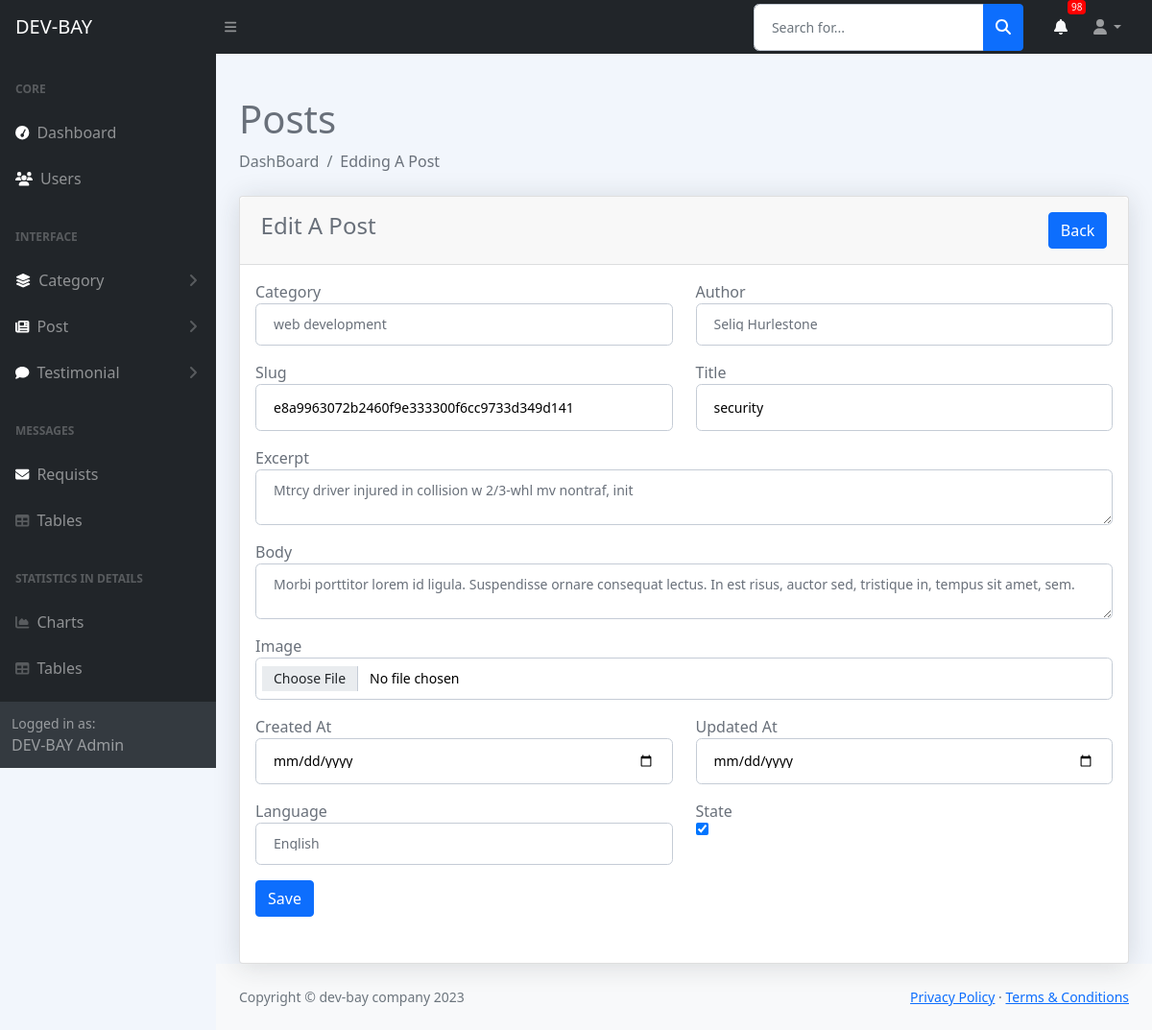
The page /admin/edit_post.php?id=547 (signed in) on the database its author committed.
### tables this page shows
CREATE TABLE `post` (
  `id` int(11) NOT NULL,
  `category_id` int(11) NOT NULL,
  `user_id` int(11) NOT NULL,
  `state` int(1) NOT NULL,
  `slug` varchar(200) NOT NULL,
  `title` varchar(200) NOT NULL,
  `excerpt` text NOT NULL,
  `body` text NOT NULL,
  `image` varchar(200) NOT NULL,
  `created_at` datetime NOT NULL DEFAULT current_timestamp(),
  `updated_at` datetime NOT NULL DEFAULT current_timestamp(),
  `lang` varchar(20) NOT NULL
);

CREATE TABLE `category` (
  `id` int(11) NOT NULL,
  `slug` varchar(200) NOT NULL,
  `name` varchar(200) NOT NULL,
  `created_at` date NOT NULL DEFAULT current_timestamp(),
  `updated_at` date NOT NULL
);

CREATE TABLE `users` (
  `id` int(10) NOT NULL,
  `firstname` varchar(200) NOT NULL,
  `lastname` varchar(200) NOT NULL,
  `profession` varchar(200) NOT NULL,
  `description` text NOT NULL,
  `email` varchar(200) NOT NULL,
  `password` varchar(200) NOT NULL,
  `image` varchar(100) NOT NULL,
  `status` int(5) NOT NULL DEFAULT 0,
  `role_as` int(1) NOT NULL DEFAULT 0,
  `created_at` date NOT NULL DEFAULT current_timestamp(),
  `updated_at` date DEFAULT current_timestamp()
);

### admin/edit_post.php (the view, shortened to what this page needs)
<?php
include('./includes/header.php');
?>
<div class="container-fluid px-4">
    <h1 class="mt-4">Posts</h1>
    <ol class="breadcrumb mb-4">
        <li class="breadcrumb-item active">DashBoard</li>
        <li class="breadcrumb-item">Edding A Post</li>
    </ol>
    <div class="row">
        <div class="col-md-12">
            <div class="card">
                <div class="card-header">
                    <h4>Edit A Post
                        <a href='./view_post.php'><button class="btn btn-primary float-end rounded">Back</button></a>
                    </h4>
                </div>
                <div class="card-body">
                    <?php
                    if (isset($_GET['id'])) :
                        $id = $_GET['id'];
                        $Query = "select * from post where id = '$id'";
                        $Result = mysqli_query($connection, $Query);
                        if (mysqli_num_rows($Result) > 0) :
                            foreach ($Result as $post) : ?>
                                <form action="./edit_post_code.php" method="POST" enctype="multipart/form-data">
                                    <div class="row">
                                        <div class="col-md-6 mb-3">
                                            <label for="Category">Category</label>
                                            <select name="category" id="Category" class="form-control">
                                                <?php
                                                $CategoryQuery = "select * from category";
                                                $CategoryResult = mysqli_query($connection, $CategoryQuery);
                                                if (mysqli_num_rows($CategoryResult) > 0) {
                                                    foreach ($CategoryResult as $category) {
                                                ?>
                                                        <option <?= $post['category_id'] == $category['id'] ? 'selected' : '' ?> value="<?= $category['id'] ?>"><?= $category['name'] ?></option>
                                                <?php
                                                    }
                                                } else {
                                                    echo "UnKnown";
                                                }
                                                ?>
                                            </select>
                                        </div>
                                        <div class="col-md-6 mb-3">
                                            <label for="Author">Author</label>
                                            <select name="author" id="Author" class="form-control">
                                                <?php
                                                $AuthorQuery = "select * from users";
                                                $AuthorResult = mysqli_query($connection, $AuthorQuery);
                                                if (mysqli_num_rows($AuthorResult) > 0) {
                                                    foreach ($AuthorResult as $Author) {
                                                ?>
                                                        <option <?= $post['user_id'] == $Author['id'] ? 'selected' : '' ?> value="<?= $Author['id'] ?>"><?= $Author['firstname'] . " " . $Author['lastname'] ?></option>
                                                <?php
                                                    }
                                                } else {
                                                    echo "UnKnown";
                                                }
                                                ?>
                                            </select>
                                        </div>
                                        <div class="col-md-6 mb-3">
                                            <label for="Slug">Slug</label>
                                            <input value="<?= $post['slug'] ?>" type="text" name="slug" required class="form-control" id="Slug">
                                        </div>
                                        <div class="col-md-6 mb-3">
                                            <label for="Title">Title</label>
                                            <input value="<?= $post['title'] ?>" type="text" name="title" required class="form-control" id="Title">
                                        </div>
                                        <div class="col-md-12 mb-3">
                                            <label for="Excerpt">Excerpt</label>
                                            <textarea type="textarea" name="excerpt" required class="form-control" id="Excerpt"><?= $post['excerpt'] ?></textarea>
                                        </div>
                                        <div class="col-md-12 mb-3">
                                            <label for="Body">Body</label>
                                            <textarea name="body" required class="form-control" id="Body"><?= $post['body'] ?></textarea>
                                        </div>
                                        <div class="col-md-12 mb-3">
                                            <label for="Image">Image</label>
                                            <input type="file" name="image" required class="form-control" id="Image">
                                        </div>
                                        <div class="col-md-6 mb-3">
                                            <label for="Cdata">Created At</label>
                                            <input value="<?= $post['created_at'] ?>" type="date" name="cdate" required class="form-control" id="Cdata">
                                        </div>
                                        <div class="col-md-6 mb-3">
                                            <label for="Udata">Updated At</label>
                                            <input value="<?= $post['updated_at'] ?>" type="date" name="udate" required class="form-control" id="Udata">
                                        </div>
                                        <div class="col-md-6 mb-3">
                                            <label for="Lang">Language</label>
                                            <select name="lang" id="Lang" class="form-control">
                                                <option value="en" <?= $post['lang'] == 'en' ? "selected" : "" ?>>English</option>
                                            </select>
                                        </div>
                                        <div class="col-md-6 mb-3 flex ">
                                            <label for="State">State</label><br>
                                            <input <?= $post['state'] == '1' ? "checked" : "" ?> type="checkbox" name='state[]' width="100px" height="100px" id="State">
                                        </div>
                                        <div class="col-md-12 mb-3">
                                            <button value="<?= $post['id'] ?>" type="submit" name="save_btn" class="btn btn-primary">Save</button>
                                        </div>
                                    </div>
                                </form>
                            <?php endforeach; ?>
                        <?php else : ?>
                            <h2 class="bg-danger text-center">
                                There is no records !!
                            </h2>
                        <?php endif; ?>
                    <?php else : ?>
                        <h2 class="bg-danger text-center">
                            Oups, There something went wrong !!
                        </h2>
                    <?php endif; ?>
                </div>
            </div>
        </div>
    </div>
</div>
<?php
include('./includes/footer.php');
include('./includes/scripts.php');
?>

### admin/includes/header.php (style rules this page uses)
body { margin-top: 20px; background-color: #f2f6fc; color: #69707a; }
input { color: #000 !important; }
.card { box-shadow: 0 0.15rem 1.75rem 0 rgb(33 40 50 / 15%); }
.card .card-header { font-weight: 500; }
.card-header:first-child { border-radius: 0.35rem 0.35rem 0 0; }
.card-header { padding: 1rem 1.35rem; margin-bottom: 0; background-color: rgba(33, 40, 50, 0.03); border-bottom: 1px solid rgba(33, 40, 50, 0.125); }
.form-control, .dataTable-input { display: block; width: 100%; padding: 0.875rem 1.125rem; font-size: 0.875rem; font-weight: 400; line-height: 1; color: #69707a; background-color: #fff; background-clip: padding-box; border: 1px solid #c5ccd6; -webkit-appearance: none; -moz-appearance: none; appearance: none; border-radius: 0.35rem; transition: border-color 0.15s ease-in-out, box-shadow 0.15s ease-in-out; }

### rows shown on the page
post: category "web development", author "Selig Hurlestone", slug "e8a9963072b2460f9e333300f6cc9733d349d141", title "security", excerpt "Mtrcy driver injured in collision w 2/3-whl mv nontraf, init", body "Morbi porttitor lorem id ligula. Suspendisse ornare consequat lectus. In est risus, auctor sed, tristique in, tempus sit amet, sem.", lang "English", state "☑", $post['id'] 547 (drawn)

### other values the page prints
$newReq "98"
